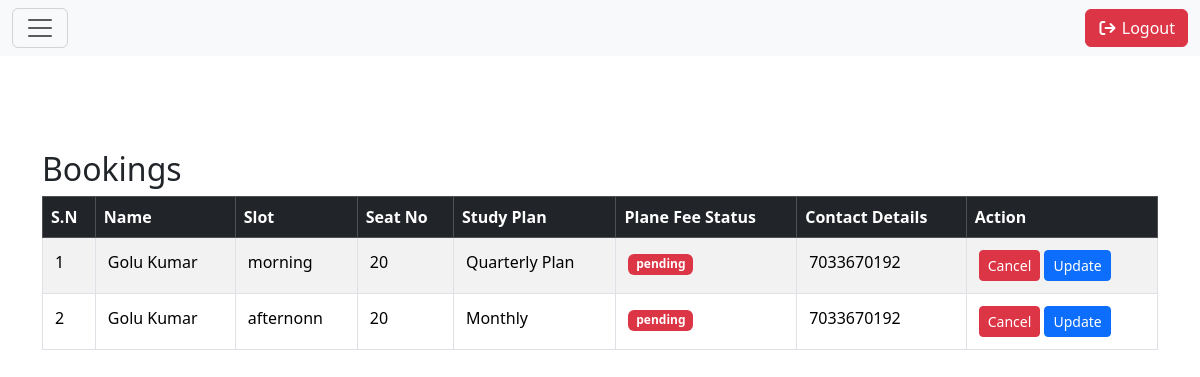
/LibraryStudyCenter/Admin/bookings.php, run on the app's committed database.
### tables this page shows
CREATE TABLE `bookings` (
  `id` int(11) NOT NULL,
  `seat_id` int(11) DEFAULT NULL,
  `slot_id` int(11) DEFAULT NULL,
  `student_id` int(11) NOT NULL,
  `plane_id` int(11) NOT NULL,
  `status` varchar(50) DEFAULT NULL,
  `payment_status` enum('pending','paid','cancelled') DEFAULT 'pending',
  `booking_at` datetime NOT NULL DEFAULT current_timestamp()
);

CREATE TABLE `student_info` (
  `student_id` int(11) NOT NULL,
  `student_name` varchar(50) DEFAULT NULL,
  `firstname` varchar(20) DEFAULT NULL,
  `lastname` varchar(20) DEFAULT NULL,
  `student_email` varchar(100) DEFAULT NULL,
  `student_phone` varchar(15) DEFAULT NULL,
  `student_gender` varchar(20) DEFAULT NULL,
  `student_dob` date NOT NULL,
  `identity_type` varchar(50) NOT NULL,
  `student_id_proof` varchar(255) DEFAULT NULL,
  `student_image` varchar(255) DEFAULT NULL,
  `corresponding_address` varchar(255) DEFAULT NULL,
  `tem_city` varchar(50) DEFAULT NULL,
  `tem_state` varchar(50) DEFAULT NULL,
  `tem_pincode` varchar(10) DEFAULT NULL,
  `permanent_address` varchar(255) DEFAULT NULL,
  `p_city` varchar(50) DEFAULT NULL,
  `p_state` varchar(50) DEFAULT NULL,
  `p_pincode` varchar(10) DEFAULT NULL,
  `created_at` datetime DEFAULT current_timestamp()
);

CREATE TABLE `time_slot` (
  `id` int(11) NOT NULL,
  `slot_name` varchar(255) DEFAULT NULL,
  `start_time` varchar(10) DEFAULT NULL,
  `end_time` varchar(10) DEFAULT NULL,
  `created_at` datetime DEFAULT current_timestamp(),
  `updated_at` datetime DEFAULT current_timestamp() ON UPDATE current_timestamp()
);

CREATE TABLE `seats` (
  `id` int(11) NOT NULL,
  `library_id` int(11) DEFAULT NULL,
  `slot_id` int(11) DEFAULT NULL,
  `seat_number` varchar(10) DEFAULT NULL,
  `created_at` timestamp NOT NULL DEFAULT current_timestamp(),
  `updated_at` timestamp NOT NULL DEFAULT current_timestamp() ON UPDATE current_timestamp()
);

CREATE TABLE `plans` (
  `plan_id` int(11) NOT NULL,
  `plan_name` varchar(50) NOT NULL,
  `amount` float NOT NULL,
  `duration_days` int(11) DEFAULT NULL,
  `features` varchar(255) DEFAULT NULL,
  `created_at` datetime DEFAULT current_timestamp()
);

### LibraryStudyCenter/Admin/bookings.php (the view, shortened to what this page needs)
<?php include 'navbar.html';
require "../database.php" ?>
<?php
$limit = 5;
$page = isset($_GET['page']) ? (int)$_GET['page'] : 1;
$offset = ($page - 1) * $limit;
$limit = (int)$limit;
$offset = (int)$offset;
$sql = mysqli_query($conn, "
 SELECT
        b.id,
        b.payment_status,
        s.student_name,
        s.student_phone,
        se.seat_number,
        sl.slot_name,
        p.plan_name
    FROM bookings b
    INNER JOIN student_info s ON b.student_id = s.student_id
    INNER JOIN seats se ON b.seat_id = se.id
    INNER JOIN time_slot sl ON b.slot_id = sl.id
    INNER JOIN plans p ON b.plane_id = p.plan_id
    ORDER BY b.booking_at DESC
    LIMIT $limit OFFSET $offset"
    );
$sno = $offset;
?>
<div class="bookings " style="margin-top:150px">
    <h2>Bookings</h2>
    <div class="table-responsive">
        <table class="table table-striped table-bordered">
            <thead class="table-dark">
                <tr>
                    <th>S.N</th>
                    <th>Name</th>
                    <th>Slot</th>
                    <th>Seat No</th>
                    <th>Study Plan</th>
                    <th> Plane Fee Status</th>
                    <th>Contact Details</th>
                    <th>Action</th>
                </tr>
            </thead>
            <tbody>
            <?php
            if ($sql && mysqli_num_rows($sql) > 0) {
                while ($row = mysqli_fetch_assoc($sql)) {
                    $sno++;
            ?>
                <tr>
                    <td><?php echo $sno; ?></td>
                    <td><?php echo htmlspecialchars($row['student_name']); ?></td>
                    <td><?php echo htmlspecialchars($row['slot_name']); ?></td>
                    <td><?php echo htmlspecialchars($row['seat_number']); ?></td>
                    <td><?php echo htmlspecialchars($row['plan_name']); ?></td>
                    <td >
                   <span class='badge bg-danger'> <?php echo htmlspecialchars($row['payment_status']); ?></span>
                    </td>
                    <td><?php echo htmlspecialchars($row['student_phone']); ?></td>
                    <td>
<a href="cencelbooking.php?id=<?php echo $row['id']; ?>"
   onclick="return confirm('Are you sure?')"
   class="btn btn-danger btn-sm">
    Cancel
</a>
                        <a href="update.php?id=<?php echo $row['id']; ?>" class="btn btn-primary btn-sm">
                            Update
                        </a>
                    </td>
                </tr>
            <?php
                }
            } ?>
            </tbody>
        </table>
    </div>
</div>
<?php include 'footer.php'; ?>

### LibraryStudyCenter/Admin/footer.php (shortened to what this page needs)
</section>
 </body>
 </html>

### LibraryStudyCenter/Admin/style.css (style rules this page uses)
.table { cursor: pointer; }
.table td { padding:12px; }

### data on the page
bookings: student.student_name "Golu Kumar", slot.slot_name "morning", seat.seat_number "20", plane.plan_name "Quarterly Plan", payment_status "pending", student.student_phone "7033670192"
bookings: student.student_name "Golu Kumar", slot.slot_name "afternonn", seat.seat_number "20", plane.plan_name "Monthly", payment_status "pending", student.student_phone "7033670192"
